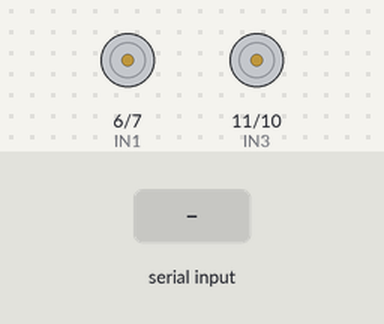
A sketch run on a simulated Arduino Uno, built with avr-gcc and run on an emulated ATmega328P. On the bench: motor-driver pin pairs drawn as motors (green arrow = first pin HIGH = forward, orange = second pin HIGH = backward, longer = more drive, scaled by the enable pin). The test bench sets the inputs (shaded band).

Above: at 1.2 s.
1.3 s: "F" received over Serial
At 2.2 s:
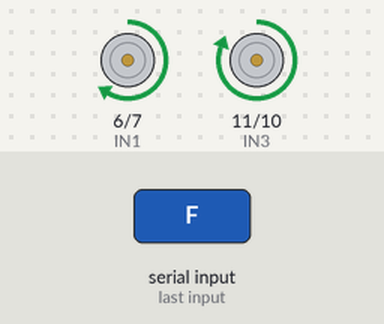
2.8 s: "R" received over Serial
At 3.3 s:
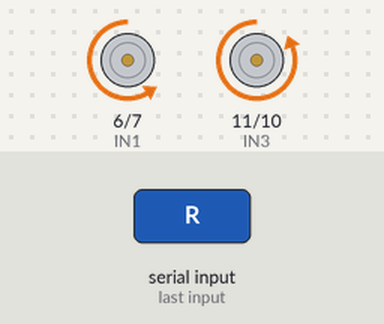
4.3 s: "D" received over Serial
At 5.5 s:
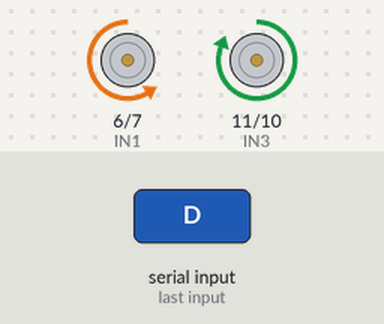
5.8 s: "E" received over Serial
At 6.8 s:
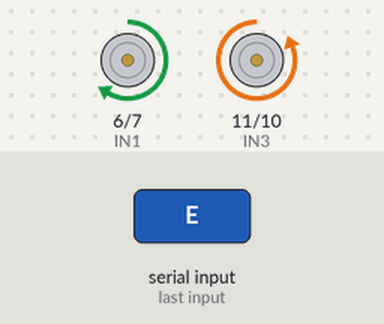
7.3 s: "0" received over Serial
At 8.0 s:
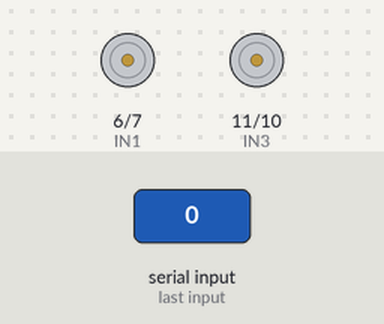
Timing chart, 0 to 9.8 s (numbered marks = the images above; inputs shaded):
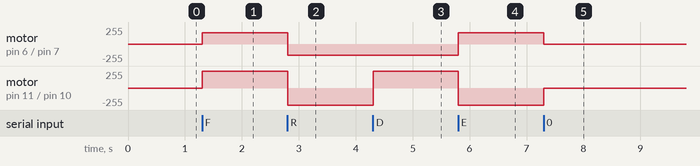

The sketch:

programacion_car_autonomo.ino
```cpp
// Definição dos pinos de saída para os dois motores e os LEDs
#define IN1 6
#define IN2 7
#define IN3 11
#define IN4 10


//Definindo pinos para o controle de velocidade dos motores
#define ENA 9
#define ENB 8

void setup() {
  Serial.begin(9600);  // inicia a porta serial, configura a taxa de dados para 9600 bps


  // Declarando os motores e os LEDs como Saídas
  pinMode(IN1, OUTPUT);
  //pinMode(led1, OUTPUT);
  //pinMode(led2, OUTPUT);
  pinMode(IN2, OUTPUT);
  pinMode(IN3, OUTPUT);

  pinMode(IN4, OUTPUT);
  pinMode(ENA, OUTPUT);
  pinMode(ENB, OUTPUT);

  // Velocidade dos Motores, Caso esteja muito lento ou muito rápido altere os números entre 0 a 255
  analogWrite(ENA, 170);
  analogWrite(ENB, 170);
}

char cha;
void loop() {
  if (Serial.available() > 0) {
    cha = Serial.read();
    delay(2);

    // Movimenta para frente
    if (cha == 'F') {
      digitalWrite(IN1, HIGH);
      digitalWrite(IN2, LOW);
      digitalWrite(IN3, HIGH);
      digitalWrite(IN4, LOW);
    }

    //Movimenta para trás
    if (cha == 'R') {
      digitalWrite(IN1, LOW);
      digitalWrite(IN2, HIGH);
      digitalWrite(IN3, LOW);
      digitalWrite(IN4, HIGH);
    }

    //movimenta para direita
    if (cha == 'D') {
      digitalWrite(IN1, LOW);
      digitalWrite(IN2, HIGH);
      digitalWrite(IN3, HIGH);
      digitalWrite(IN4, LOW);
    }

    //movimenta para esquerda
    if (cha == 'E') {
      digitalWrite(IN1, HIGH);
      digitalWrite(IN2, LOW);
      digitalWrite(IN3, LOW);
      digitalWrite(IN4, HIGH);
    }


    //Sem movimento
    if (cha == '0') {
      digitalWrite(IN1, LOW);
      digitalWrite(IN2, LOW);
      digitalWrite(IN3, LOW);
      digitalWrite(IN4, LOW);
    }
  }
}
```

Measured:
- after the input at 1.3 s, motor on pin 6 (IN1) / pin 7 (IN2): stopped → forward 170/255 at once; motor on pin 11 (IN3) / pin 10 (IN4): stopped → forward 255/255 at once
- after the input at 2.8 s, motor on pin 6 (IN1) / pin 7 (IN2): forward 170/255 → backward 170/255 at once; motor on pin 11 (IN3) / pin 10 (IN4): forward 255/255 → backward 255/255 at once
- after the input at 4.3 s, motor on pin 11 (IN3) / pin 10 (IN4): backward 255/255 → forward 255/255 at once
- after the input at 5.8 s, motor on pin 6 (IN1) / pin 7 (IN2): backward 170/255 → forward 170/255 at once; motor on pin 11 (IN3) / pin 10 (IN4): forward 255/255 → backward 255/255 at once
- after the input at 7.3 s, motor on pin 6 (IN1) / pin 7 (IN2): forward 170/255 → stopped at once; motor on pin 11 (IN3) / pin 10 (IN4): backward 255/255 → stopped at once
